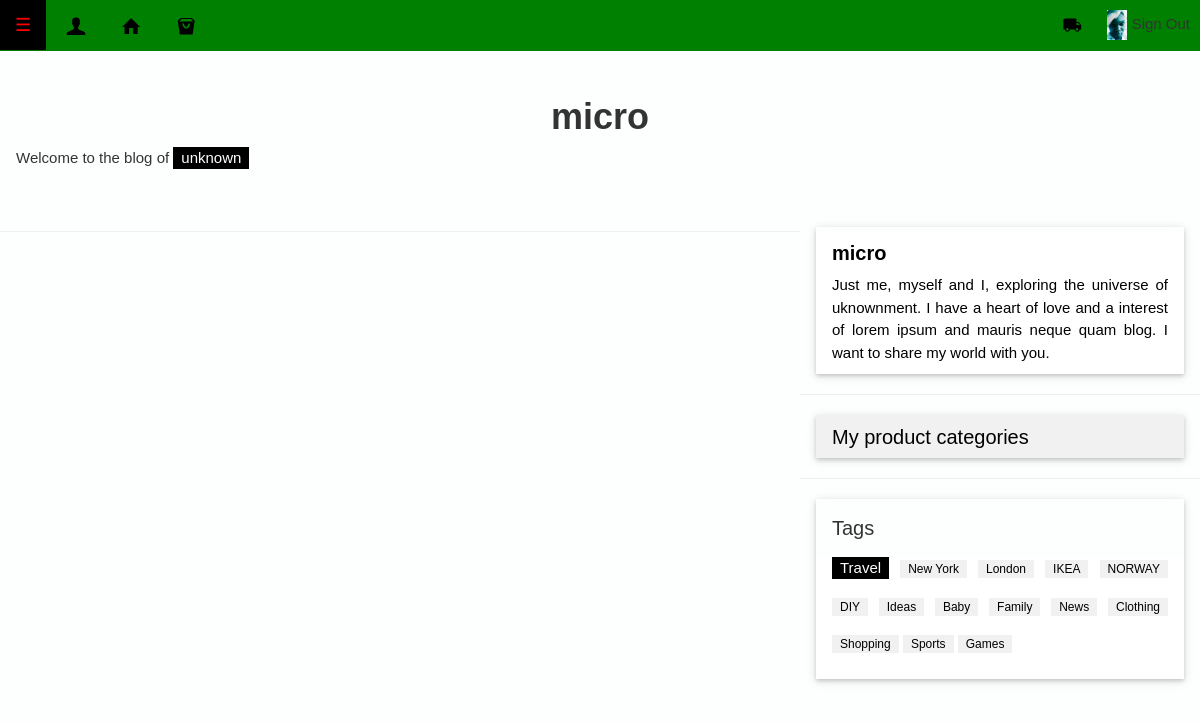
The page /shophome.php?id=26 (signed in) on the database its author committed.
### tables this page shows
CREATE TABLE `users` (
  `user_id` int(11) NOT NULL,
  `user_name` varchar(15) NOT NULL,
  `user_email` varchar(40) NOT NULL,
  `user_pass` varchar(255) NOT NULL,
  `firstname` varchar(50) NOT NULL,
  `middlename` varchar(50) NOT NULL,
  `lastname` varchar(50) NOT NULL,
  `profile_image` varchar(50) NOT NULL,
  `postaladdress` int(20) NOT NULL,
  `postalcode` int(20) NOT NULL,
  `city` varchar(50) NOT NULL,
  `country` varchar(50) NOT NULL,
  `shopname` varchar(100) DEFAULT NULL,
  `idnumber` int(50) NOT NULL,
  `license` varchar(20) NOT NULL,
  `onlinebusinessid` varchar(35) NOT NULL,
  `facebook` varchar(50) NOT NULL,
  `twitter` varchar(50) NOT NULL,
  `googleplus` varchar(50) NOT NULL,
  `linkedin` varchar(50) NOT NULL,
  `premium` int(225) NOT NULL DEFAULT '0',
  `joining_date` timestamp NOT NULL DEFAULT CURRENT_TIMESTAMP
);

### includes/session/pagesession.php (called while the page is built, shortened)
<?php
	require_once("database/class.user.php");
	$auth_user = new USER();
	$user_id = $_SESSION['user_session'];
	$stmt = $auth_user->runQuery("SELECT * FROM users WHERE user_id=:user_id");
	$stmt->execute(array(":user_id"=>$user_id));
	$userRow=$stmt->fetch(PDO::FETCH_ASSOC);
?>

### database/class.user.php (called while the page is built, shortened)
<?php
class USER
{
	private $conn;
	public function __construct()
	{
		$database = new Database();
		$db = $database->dbConnection();
		$this->conn = $db;
    }
	public function runQuery($sql)
	{
		$stmt = $this->conn->prepare($sql);
		return $stmt;
	}
}
?>

### includes/widgets/body/widgets/secure.php (called while the page is built, shortened)
<?php
$stmt = $auth_user->runQuery("SELECT * FROM users WHERE user_id = $user_id  ");
	$stmt->execute(array());
	$users=$stmt->fetchAll(PDO::FETCH_OBJ);
			?>

### shophome.php (the view, shortened to what this page needs)
<?php  require_once 'includes/session/pagesession.php'; ?>
<?php require_once 'includes/widgets/body/widgets/secure.php'; ?>
<?php require_once 'includes/widgets/header.php'; ?>
<?php require_once 'includes/widgets/body/navigation.php'; ?>
<link rel="stylesheet" href="includes/widgets/body/widgets/panel.css">
<?php
	if(isset($_GET['id'])) {
	$id = $_GET['id'];
?>
<div class="row resetTop">
<header class="w3-container w3-center w3-padding-32">
	<?php
	    $stmt = $auth_user->runQuery("SELECT * FROM users WHERE user_id = $id ");
	    $stmt->execute(array());
	    $users=$stmt->fetchAll(PDO::FETCH_OBJ);
	    foreach ($users as $user) {
	        ?>
				<h1><b><?php  echo $user->shopname; ?></b></h1>
				<p>Welcome to the blog of <span class="w3-tag">unknown</span></p>
	        <?php
	    }
	?>
</header>
<div class="w3-row">
	<div class="w3-col l8 s12">
		<hr>
	</div>
	<div class="w3-col l4">
		<div class="w3-card-2 w3-margin w3-margin-top">
		<?php
		    $stmt = $auth_user->runQuery("SELECT * FROM users WHERE user_id = $id ");
		    $stmt->execute(array());
		    $users=$stmt->fetchAll(PDO::FETCH_OBJ);
		    foreach ($users as $user) {
		        ?>
			<div class="w3-container w3-white">
				<h4><b><?php echo $user->user_name; ?></b></h4>
				<p>Just me, myself and I, exploring the universe of uknownment. I have a heart of love and a interest of lorem ipsum and mauris neque quam blog. I want to share my world with you.</p>
			</div>
		        <?php
		    }
		?>
		</div>
		<hr>
		<div class="w3-card-2 w3-margin">
			<div class="w3-container w3-light-grey">
				<h4>My product categories</h4>
			</div>
		</div>
		<hr>
		<div class="w3-card-2 w3-margin">
			<div class="w3-container w3-padding">
				<h4>Tags</h4>
			</div>
			<div class="w3-container w3-white">
					<p><span class="w3-tag w3-black w3-margin-bottom">Travel</span> <span class="w3-tag w3-light-grey w3-small w3-margin-bottom">New York</span> <span class="w3-tag w3-light-grey w3-small w3-margin-bottom">London</span>
					<span class="w3-tag w3-light-grey w3-small w3-margin-bottom">IKEA</span> <span class="w3-tag w3-light-grey w3-small w3-margin-bottom">NORWAY</span> <span class="w3-tag w3-light-grey w3-small w3-margin-bottom">DIY</span>
					<span class="w3-tag w3-light-grey w3-small w3-margin-bottom">Ideas</span> <span class="w3-tag w3-light-grey w3-small w3-margin-bottom">Baby</span> <span class="w3-tag w3-light-grey w3-small w3-margin-bottom">Family</span>
					<span class="w3-tag w3-light-grey w3-small w3-margin-bottom">News</span> <span class="w3-tag w3-light-grey w3-small w3-margin-bottom">Clothing</span><span class="w3-tag w3-light-grey w3-small w3-margin-bottom">Shopping</span>
					<span class="w3-tag w3-light-grey w3-small w3-margin-bottom">Sports</span> <span class="w3-tag w3-light-grey w3-small w3-margin-bottom">Games</span>
				</p>
			</div>
		</div>
	</div>
</div>
</div>
<?php
}
?>
<?php require_once 'includes/widgets/footer/footer.php'; ?>

### includes/widgets/body/navigation.php (shortened to what this page needs)
<nav class="navbar navbar-fixed-top" style = "background:green;">
    <div class="container-fluid">
        <div class="navbar-header">
            <a class="navbar-brand" href="#"  onclick="w3_open();" style = "color:red;background:#000000;">☰</a>
            <a class="navbar-brand"  href="profile.php" style = "padding:9px;margin-left:5px;"><img src = "images/icons/profile.ico" style = "padding:0px;margin:0px;" /> <span class="sr-only"></span></a>
            <a class="navbar-brand"  href="index.php" style = "padding:9px;margin-left:5px;"><img src = "images/icons/home.ico" style = "padding:0px;margin:0px;" /></a>
            <a class="navbar-brand"  href="pagesite.php" style = "padding:9px;margin-left:5px;"><img src = "images/icons/shop.ico" style = "padding:0px;margin:0px;" /></a>
        </div>
        <div class="collapse navbar-collapse" id="bs-example-navbar-collapse-1">
            <ul class="nav navbar-nav navbar-right">
                <li><a href = "cart.php"  style = "padding:9px;"><img src = "images/icons/truckNav.ico" style = "padding:0px;margin:0px;" />
                </a></li>
                <li class="dropdown">
                <a href="logout.php?logout=true" class="dropdown-toggle" aria-haspopup="true" aria-expanded="false"  style = "padding:10px;">
                    <img src = "<?php print($userRow['profile_image']); ?>" style = "padding:0px;margin:0px;height:30px;" /> Sign Out
                 </a>
                </li>
            </ul>
        </div>
    </div>
</nav>

### Themes/css/mystyle.css (style rules this page uses)
.resetTop { margin-top:55px; margin-bottom:0px; }
a { text-decoration:none; list-style:none; }
ul li { list-style:none; text-decoration:none; }
p { text-align:justify; text-align:justify; }

### includes/widgets/body/widgets/panel.css (style rules this page uses)
html { box-sizing:border-box }
*,*:before,*:after { box-sizing:inherit }
html { -ms-text-size-adjust:100%;-webkit-text-size-adjust:100% }
body { margin:0 }
article,aside,details,figcaption,figure,footer,header,main,menu,nav,section,summary { display:block }
a { background-color:transparent;-webkit-text-decoration-skip:objects }
img { border-style:none }
hr { box-sizing:content-box;height:0;overflow:visible }
html,body { font-family:Verdana,sans-serif;font-size:15px;line-height:1.5 }
html { overflow-x:hidden }
h1,h2,h3,h4,h5,h6,.w3-slim,.w3-wide { font-family:"Segoe UI",Arial,sans-serif }
h1 { font-size:36px }
h4 { font-size:20px }
h1,h2,h3,h4,h5,h6 { font-weight:400;margin:10px 0 }
hr { border:0;border-top:1px solid #eee;margin:20px 0 }
img { margin-bottom:-5px }
a { color:inherit }
.w3-badge,.w3-tag,.w3-sign { background-color:#000;color:#fff;display:inline-block;padding-left:8px;padding-right:8px;text-align:center }
.w3-container:after,.w3-panel:after,.w3-row:after,.w3-row-padding:after,.w3-topnav:after,.w3-clear:after,.w3-btn-group:before,.w3-btn-group:after,.w3-btn-bar:before,.w3-btn-bar:after { content:"";display:table;clear:both }
.w3-col,.w3-half,.w3-third,.w3-twothird,.w3-threequarter,.w3-quarter { float:left;width:100% }
.w3-col.s12,.w3-half,.w3-third,.w3-twothird,.w3-threequarter,.w3-quarter { width:99.99999% }
@media only screen and (min-width:993px) { .w3-col.l4,.w3-third { width:33.33333% } }
@media only screen and (min-width:993px) { .w3-col.l8,.w3-twothird { width:66.66666% } }
.w3-small { font-size:12px!important }
.w3-center { text-align:center!important }
.w3-margin { margin:16px!important }
.w3-margin-top { margin-top:16px!important }
.w3-margin-bottom { margin-bottom:16px!important }
.w3-padding-medium,.w3-padding,.w3-form { padding:8px 16px!important }
.w3-padding-32 { padding-top:32px!important;padding-bottom:32px!important }
.w3-container { padding:0.01em 16px }
.w3-card-2,.w3-example { box-shadow:0 2px 4px 0 rgba(0,0,0,0.16),0 2px 10px 0 rgba(0,0,0,0.12)!important }
.w3-white,.w3-hover-white:hover { color:#000!important;background-color:#fff!important }
.w3-black,.w3-hover-black:hover { color:#fff!important;background-color:#000!important }
.w3-light-grey,.w3-hover-light-grey:hover,.w3-light-gray,.w3-hover-light-gray:hover { color:#000!important;background-color:#f1f1f1!important }
html,body,h1,h2,h3,h4,h5 { font-family: "Raleway", sans-serif }

### rows shown on the page
users: profile_image (picture)
users: shopname "micro", user_name "micro"
